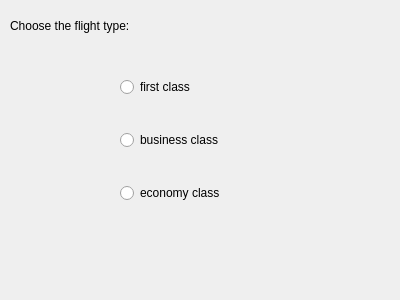
<?xml version="1.0" encoding="UTF-8"?>
<ui version="4.0">
 <class>Dialog</class>
 <widget class="QDialog" name="Dialog">
  <property name="geometry">
   <rect>
    <x>0</x>
    <y>0</y>
    <width>400</width>
    <height>300</height>
   </rect>
  </property>
  <property name="windowTitle">
   <string>Dialog</string>
  </property>
  <widget class="QLabel" name="label">
   <property name="geometry">
    <rect>
     <x>10</x>
     <y>-10</y>
     <width>281</width>
     <height>71</height>
    </rect>
   </property>
   <property name="text">
    <string>Choose the flight type:</string>
   </property>
   <property name="textFormat">
    <enum>Qt::AutoText</enum>
   </property>
  </widget>
  <widget class="QWidget" name="verticalLayoutWidget">
   <property name="geometry">
    <rect>
     <x>120</x>
     <y>50</y>
     <width>141</width>
     <height>181</height>
    </rect>
   </property>
   <layout class="QVBoxLayout" name="verticalLayout">
    <item>
     <widget class="QRadioButton" name="radioButtonFirstClass">
      <property name="text">
       <string>first class</string>
      </property>
     </widget>
    </item>
    <item>
     <widget class="QRadioButton" name="radioButtonBusinessClass">
      <property name="text">
       <string>business class</string>
      </property>
     </widget>
    </item>
    <item>
     <widget class="QRadioButton" name="radioButtonEconomyClass">
      <property name="text">
       <string>economy class</string>
      </property>
     </widget>
    </item>
   </layout>
  </widget>
  <widget class="QLabel" name="labelFare">
   <property name="geometry">
    <rect>
     <x>30</x>
     <y>250</y>
     <width>281</width>
     <height>51</height>
    </rect>
   </property>
   <property name="text">
    <string/>
   </property>
  </widget>
 </widget>
 <resources/>
 <connections/>
</ui>
